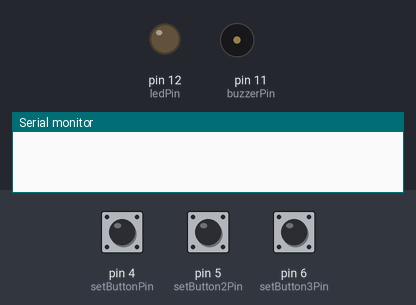
A sketch run on a simulated Arduino Uno, built with avr-gcc and run on an emulated ATmega328P. On the bench: output pins drawn as LEDs (lit = HIGH), buzzer (waves = sounding, pin HIGH), the last lines printed to the serial monitor. Inputs (shaded band) come from the test bench; at power-on: pin 4 (setButtonPin) HIGH, pin 5 (setButton2Pin) HIGH, pin 6 (setButton3Pin) HIGH.

Above: at 1.2 s.
1.3 s: pin 4 (setButtonPin) pulled LOW for 0.15 s
At 2.6 s:
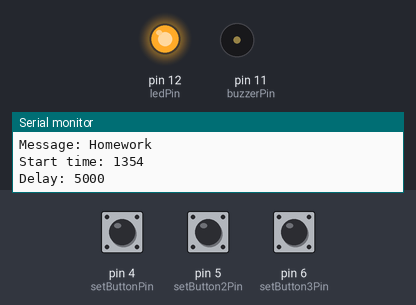
4.4 s: pin 5 (setButton2Pin) pulled LOW for 0.15 s
6.0 s: pin 4 (setButtonPin) pulled LOW for 1 s
10.0 s: pin 6 (setButton3Pin) pulled LOW for 0.15 s
11.6 s: pin 6 (setButton3Pin) pulled LOW for 1 s
14.1 s: pin 6 (setButton3Pin) pulled LOW for 3.2 s
At 24.8 s:
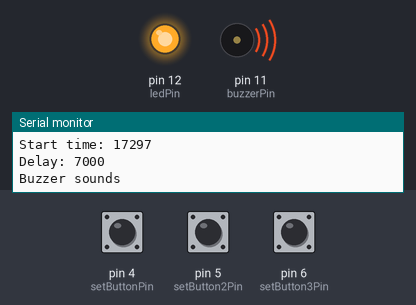
Timing chart, 0 to 25.7 s (numbered marks = the images above; inputs shaded):
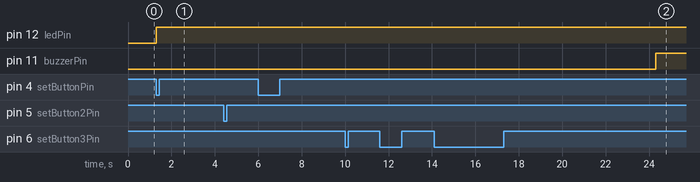

Measured:
- after the input at 1.3 s, pin 12 (ledPin): LOW → HIGH at once
- after the input at 14.1 s, pin 11 (buzzerPin): LOW → HIGH after 10.2 s instead of 5.4 s

The sketch:

Challenge_overwrite_old_reminder.ino
```cpp
const int setButtonPin = 4;
const int setButton2Pin = 5;
const int setButton3Pin = 6;
const int ledPin = 12;
const int buzzerPin = 11;

int reminderState = 0;

unsigned long phaseStartTime = 0;
unsigned long reminderDuration = 0;

String reminderMessage = "";

void printReminderInfo() {
  Serial.println("REMINDER INFORMATION");
  Serial.println();

  if (reminderState != 0) {
    Serial.println("Active: true");
    Serial.print("Message: ");
    Serial.println(reminderMessage);
    Serial.print("Start time: ");
    Serial.println(phaseStartTime);
    Serial.print("Delay: ");
    Serial.println(reminderDuration);
  } else {
    Serial.println("Active: false");
  }

  Serial.println();
}

void setup() {
  pinMode(setButtonPin, INPUT_PULLUP);
  pinMode(setButton2Pin, INPUT_PULLUP);
  pinMode(setButton3Pin, INPUT_PULLUP);
  pinMode(ledPin, OUTPUT);
  pinMode(buzzerPin, OUTPUT);
  Serial.begin(9600);
  digitalWrite(buzzerPin, LOW);
  digitalWrite(ledPin, LOW);
}

void loop() {
  unsigned long currentMillis = millis();
  bool setPressed = (digitalRead(setButtonPin) == LOW);
  bool set2Pressed = (digitalRead(setButton2Pin) == LOW);
  bool set3Pressed = (digitalRead(setButton3Pin) == LOW);


  if (setPressed) {
    if (reminderState != 0) {
      Serial.println("Old reminder replaced");
    }

    reminderMessage = "Homework";
    reminderDuration = 5000;
    reminderState = 1;
    phaseStartTime = currentMillis;

    digitalWrite(buzzerPin, LOW);
    digitalWrite(ledPin, HIGH);

    Serial.println("Homework is stored");
    Serial.println("LED ON");
    printReminderInfo();
  }


  if (set2Pressed) {
    if (reminderState != 0) {
      Serial.println("Old reminder replaced");
    }

    reminderMessage = "Meeting";
    reminderDuration = 10000;
    reminderState = 1;
    phaseStartTime = currentMillis;

    digitalWrite(buzzerPin, LOW);
    digitalWrite(ledPin, HIGH);

    Serial.println("Meeting is stored");
    Serial.println("LED ON");
    printReminderInfo();
  }

  if (set3Pressed) {
    if (reminderState != 0) {
      Serial.println("Old reminder replaced");
    }

    reminderMessage = "Lunch";
    reminderDuration = 7000;
    reminderState = 1;
    phaseStartTime = currentMillis;

    digitalWrite(buzzerPin, LOW);
    digitalWrite(ledPin, HIGH);

    Serial.println("Reminder created");
    Serial.print("Message: ");
    Serial.println(reminderMessage);
    Serial.print("Time: ");
    Serial.println(reminderDuration);
    printReminderInfo();
  }


  if (reminderState == 1 && (currentMillis - phaseStartTime >= reminderDuration)) {
    digitalWrite(buzzerPin, HIGH);
    Serial.println("Buzzer sounds");

    reminderState = 2;
    phaseStartTime = currentMillis;
  }

  if (reminderState == 2 && (currentMillis - phaseStartTime >= reminderDuration)) {
    digitalWrite(buzzerPin, LOW);
    digitalWrite(ledPin, LOW);

    Serial.print("reminder: ");
    Serial.println(reminderMessage);

    reminderState = 0;

    printReminderInfo();
  }
}
```
